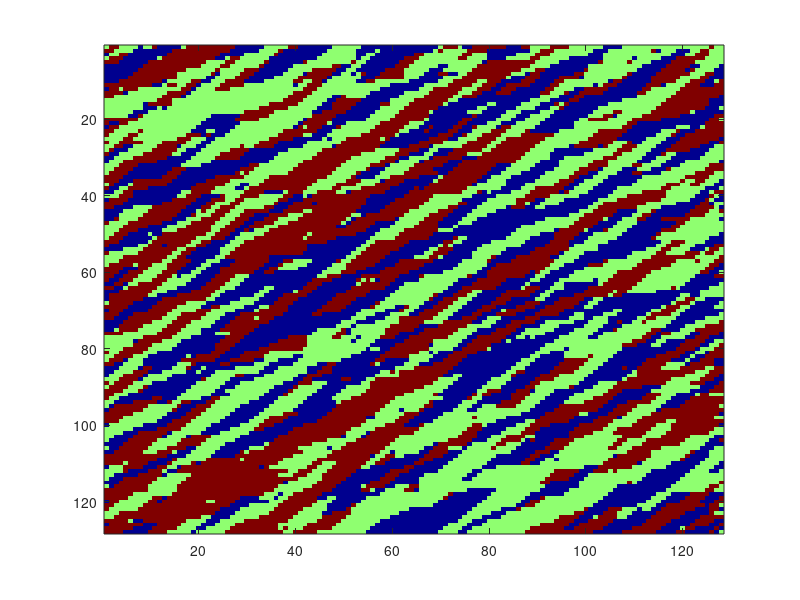

Write MATLAB code to recreate this figure. (Note: this script raises an error after producing the figure.)
clc;clear;close all;
addpath('./Functions');
load ./sample_image.mat sample_image;
figure;
imagesc(sample_image);
colormap(jet);
%%
x = (1:size(sample_image,2))';
y = (1:size(sample_image,1))';
order = 1;
Element = constructElements(x,y,0,order);
%%
Mset=(unique(sample_image(:)))';
beta_ini = mvnrnd(zeros(1,4),diag(0.1*ones(4,1)))'; % beta is a column vector
SigmaProp_ini = diag(0.01*ones(4,1));
MC_ini = retrieve(Element,sample_image);
figure;
plotField(Element,MC_ini,jet);
%%
Chain_length=300;

Element = FixElement(Element,MC_ini);
Element = CalculateU(Element,zeros(1,length(Mset)));
Element = detectNeighborDirection(Element,2);

[MC_est,beta_bin]=GenerateMRF(Element,MC_ini,Mset,Chain_length,beta_ini,SigmaProp_ini);    

plot(1:Chain_length,beta_bin);